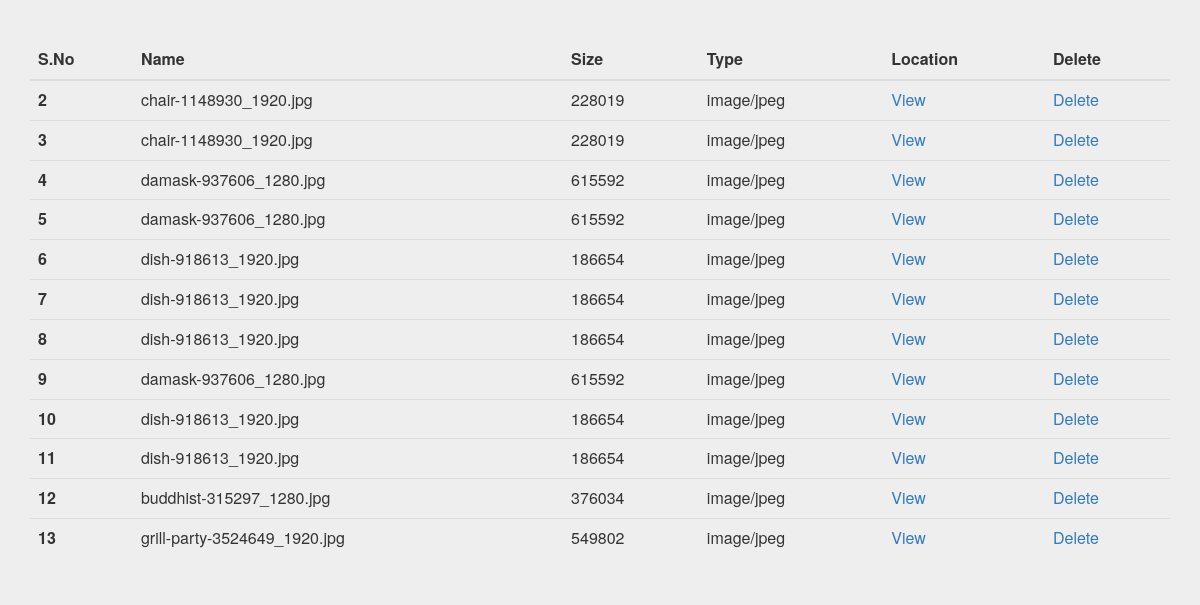
/upload/view.php, run on the app's committed database.
### tables this page shows
CREATE TABLE `upload` (
  `id` int(11) NOT NULL,
  `uname` varchar(255) NOT NULL,
  `name` varchar(256) NOT NULL,
  `size` int(11) NOT NULL,
  `type` varchar(256) NOT NULL,
  `location` varchar(256) NOT NULL
);

### upload/view.php (the view, shortened to what this page needs)
<?php
require('connect.php');
$sql = "SELECT * FROM `upload`";
$result = mysqli_query($connection, $sql);
?>
<html>
<head>
<link rel="stylesheet" href="https://maxcdn.bootstrapcdn.com/bootstrap/3.3.7/css/bootstrap.min.css" >
<link rel="stylesheet" href="https://maxcdn.bootstrapcdn.com/bootstrap/3.3.7/css/bootstrap-theme.min.css" >
<link rel="stylesheet" href="styles.css" >
</head>
<body>
<div class="container">
<table class="table">
  <thead>
    <tr>
      <th>S.No</th>
      <th>Name</th>
      <th>Size</th>
      <th>Type</th>
      <th>Location</th>
      <th>Delete</th>
    </tr>
  </thead>
  <tbody>
  <?php
  	while($r = mysqli_fetch_assoc($result)){
   ?>
    <tr>
      <th scope="row"><?php echo $r['id'] ?></th>
      <td><?php echo $r['name'] ?></td>
      <td><?php echo $r['size'] ?></td>
      <td><?php echo $r['type'] ?></td>
      <td><a href="<?php echo $r['location'] ?>">View</a></td>
      <td><a href="#" onclick='deleteItem(<?php echo $r['id'] ?>)'>Delete</a></td>
    </tr>
    <?php
    }
    ?>
  </tbody>
</table>
</div>
</body>
</html>

### upload/styles.css (style rules this page uses)
body { padding-top: 40px; padding-bottom: 40px; background-color: #eee; }

### data on the page
upload: id "2", name "chair-1148930_1920.jpg", size "228019", type "image/jpeg"
upload: id "3", name "chair-1148930_1920.jpg", size "228019", type "image/jpeg"
upload: id "4", name "damask-937606_1280.jpg", size "615592", type "image/jpeg"
upload: id "5", name "damask-937606_1280.jpg", size "615592", type "image/jpeg"
upload: id "6", name "dish-918613_1920.jpg", size "186654", type "image/jpeg"
upload: id "7", name "dish-918613_1920.jpg", size "186654", type "image/jpeg"
upload: id "8", name "dish-918613_1920.jpg", size "186654", type "image/jpeg"
upload: id "9", name "damask-937606_1280.jpg", size "615592", type "image/jpeg"
upload: id "10", name "dish-918613_1920.jpg", size "186654", type "image/jpeg"
upload: id "11", name "dish-918613_1920.jpg", size "186654", type "image/jpeg"
upload: id "12", name "buddhist-315297_1280.jpg", size "376034", type "image/jpeg"
upload: id "13", name "grill-party-3524649_1920.jpg", size "549802", type "image/jpeg"
